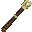

Write Python code to recreate this figure.
"""Wand-as-wrench v3, built as a small 3D model like the props (Thaumcraft wand = rod + caps):
a near-black greatwood rod with a leather grip, brass pommel / band / collar, and a brass
spanner head with two parallel prongs. The only glow is the cyan crystal seated in the throat."""
from PIL import Image
from mcrender import render, box, rotated, outline
import jar4
import desk9

paint = jar4.paint
WD = desk9.WD
BR = jar4.BR
LE = ['#24130a', '#46281a', '#6e4228', '#9a643c']
CY = ['#1f6fa8', '#49b4d9', '#a8ecf6', '#f0ffff']
T = dict(desk9.T)
T.update({
    'rod': paint(lambda x, y: WD[5] if x < 4 else WD[4] if x < 9 else WD[3] if x < 13 else WD[2], rim=(WD[5], WD[1])),
    'grip': paint(lambda x, y: LE[0] if y % 4 == 3 else (LE[3] if x < 5 else LE[2] if x < 11 else LE[1])),
    'crystal': paint(lambda x, y: CY[3] if x + y < 9 else CY[2] if x + y < 17 else CY[1] if x + y < 24 else CY[0]),
})
BRS = {'north': 'brass', 'south': 'brass', 'east': 'brass', 'west': 'brass', 'up': 'brass_top', 'down': 'brass'}
full = [0, 0, 16, 16]
FULL4 = {k: full for k in ('north', 'south', 'east', 'west')}


def parts():
    E = []
    # pommel
    E.append(box((6.8, 0.0, 6.8), (9.2, 1.6, 9.2), BRS))
    E.append(box((7.4, -0.8, 7.4), (8.6, 0.0, 8.6), BRS))
    # long slim rod, grip, band
    E.append(box((7.2, 1.6, 7.2), (8.8, 24.0, 8.8), 'rod', uv=FULL4))
    E.append(box((6.9, 2.4, 6.9), (9.1, 8.4, 9.1), 'grip', uv=FULL4))
    E.append(box((6.9, 14.4, 6.9), (9.1, 15.2, 9.1), BRS))
    # collar
    E.append(box((6.6, 23.6, 6.6), (9.4, 25.0, 9.4), BRS))
    # spanner head: narrow bridge + two slim prongs around an open slot
    E.append(box((5.4, 25.0, 7.0), (10.6, 27.0, 9.0), BRS, uv=FULL4))
    for (x0, x1) in ((5.4, 6.9), (9.1, 10.6)):
        E.append(box((x0, 27.0, 7.0), (x1, 30.4, 9.0), BRS, uv=FULL4))
    E.append(box((5.7, 30.4, 7.2), (6.7, 31.2, 8.8), BRS))
    E.append(box((9.3, 30.4, 7.2), (10.3, 31.2, 8.8), BRS))
    # crystal in the throat (the only glow)
    E.append(box((6.9, 26.4, 7.1), (9.1, 29.0, 8.9), 'crystal', uv={k: full for k in ('north', 'south', 'east', 'west', 'up')}, emissive=True))
    return E


def M(angle):
    return {'elements': [rotated(e, 'z', angle, (8, 15.2, 8)) for e in parts()]}


if __name__ == '__main__':
    import sys
    ang = float(sys.argv[1]) if len(sys.argv) > 1 else -45
    big = render(M(ang), T, size=192, scale=0.44, light=True, rot_x=20, rot_y=20, center=(8, 15.2, 8))
    big = outline(big, (255, 255, 255, 50))
    big.save('wand3_big.png')
    ico = render(M(ang), T, size=32, scale=0.64, light=True, rot_x=20, rot_y=20, center=(8, 15.2, 8))
    ico.save('wand3.png')
    sh = Image.new('RGBA', (192 * 3 + 200, 192 * 3 + 40), (14, 16, 20, 255))
    b = big.resize((576, 576), Image.NEAREST)
    sh.paste(b, (20, 20), b)
    for i, s in enumerate((32 * 4, 64)):
        c = ico.resize((s, s), Image.NEAREST)
        sh.paste(c, (620, 20 + i * 160), c)
    sh.paste(ico, (620, 260), ico)
    sh.save('prev_wand3.png')
    print('ok')
